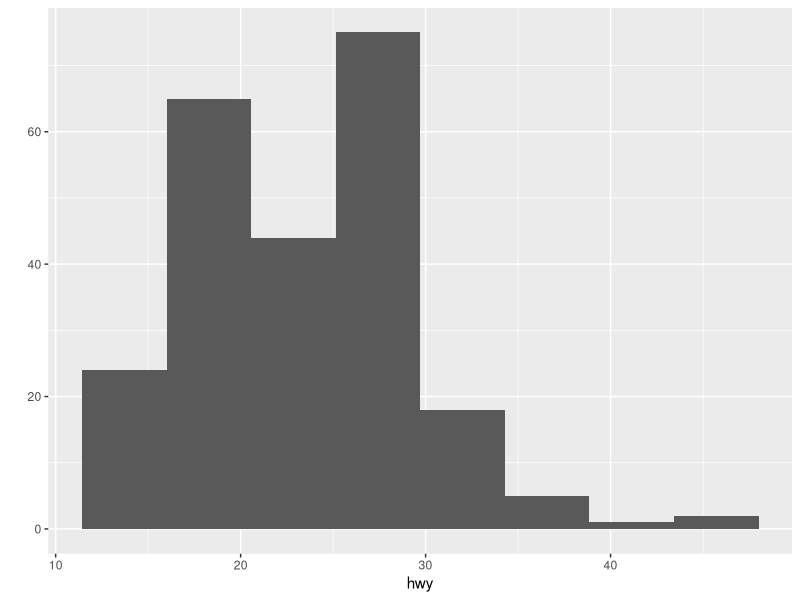
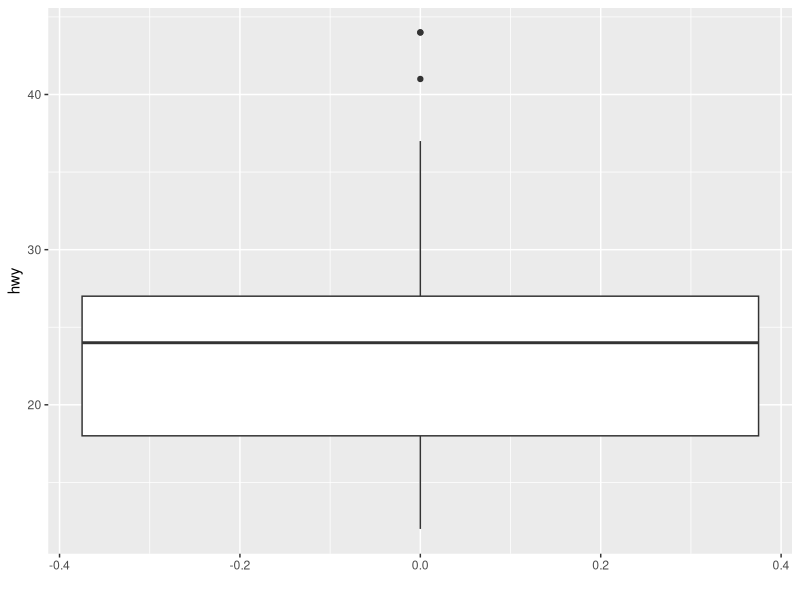
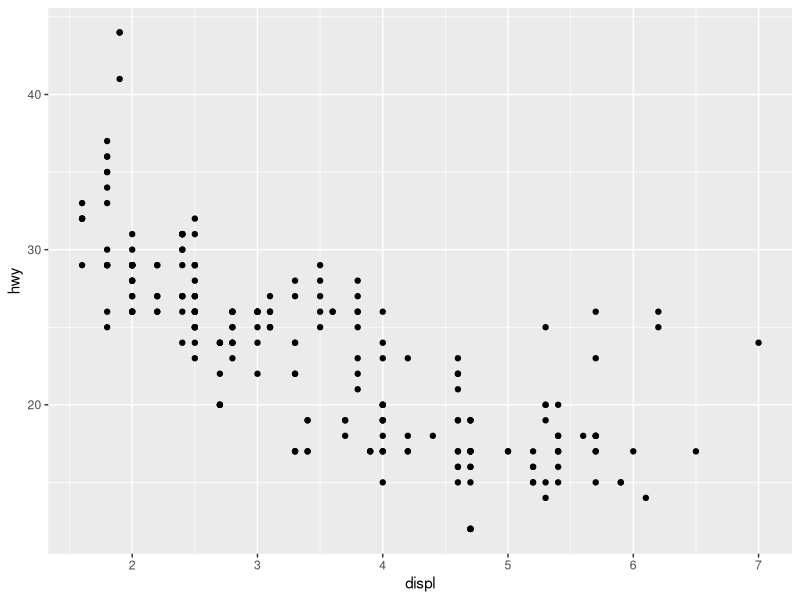
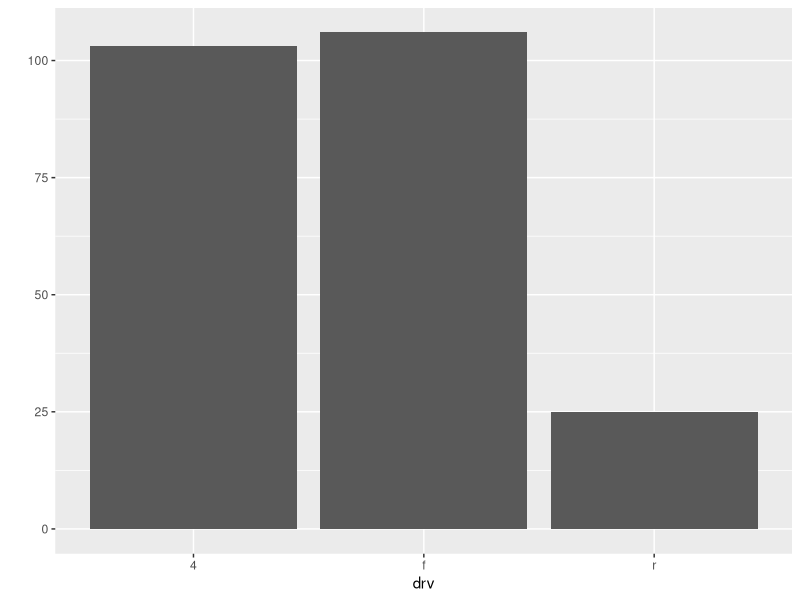
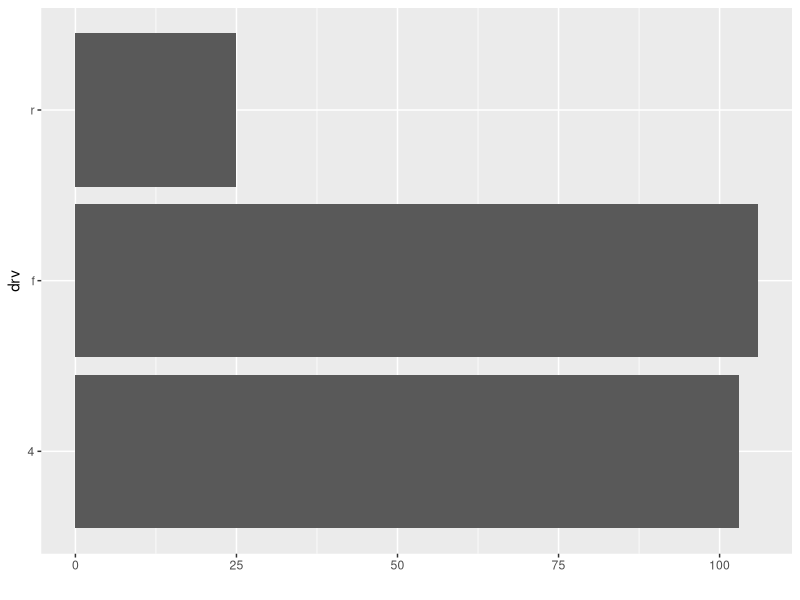
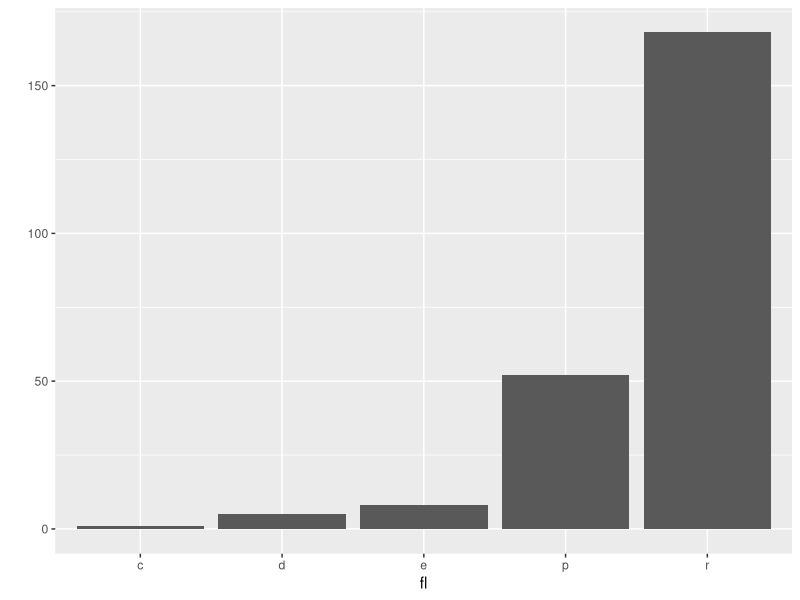
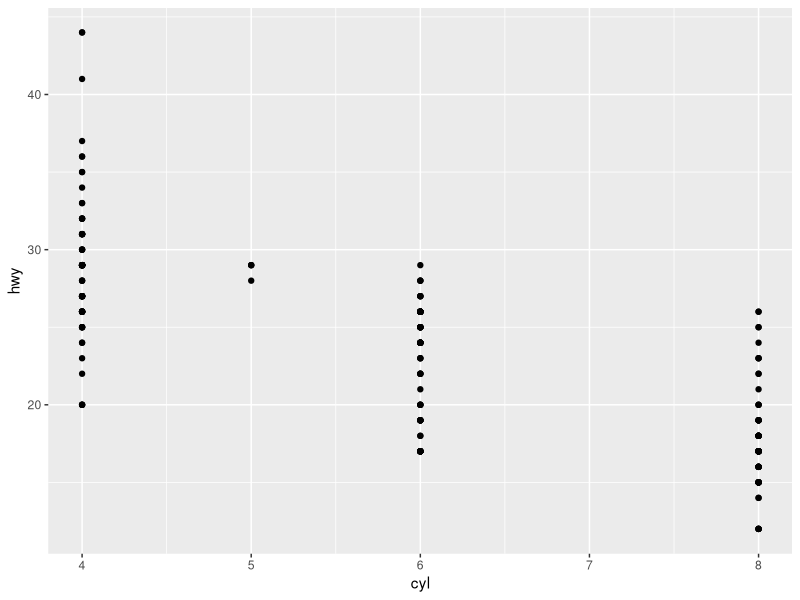
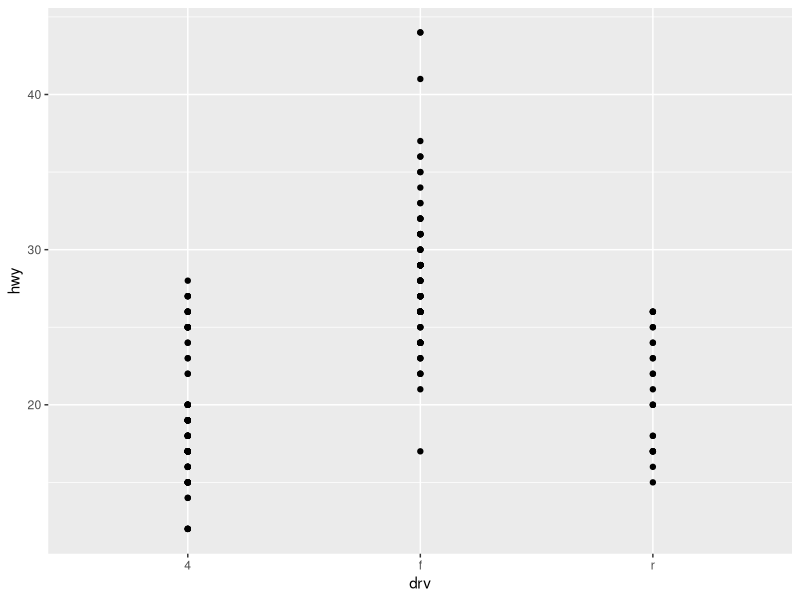

These figures' R source, in order:
# 데이터 프레임 파악하기.

# 필요한 패키지를 메모리에 로딩
library(tidyverse)
search()  # 메모리에 로딩된 패키지 확인

# ggplot2::mpg 예제 데이터 셋이 있음.
# mpg 데이터 프레임의 앞에서 5개 row를 출력
head(mpg, n = 5)
# tibble: 데이터 프레임(data.frame)에 속성들이 추가된 데이터 타입.

tail(mpg, n = 5)

# 기술 통계량(최솟값, 백분위값, 평균, 최댓값, 개수(빈도수))
summary(mpg)

# 데이터 프레임 구조
str(mpg)

# Quick Plot을 사용한 데이터 시각화
# 고속도로 연비의 분포
summary(mpg$hwy)
qplot(x = hwy, data = mpg, bins = 8)  # 히스토그램(histogram)
qplot(y = hwy, data = mpg, geom = 'boxplot')  # box plot(상자그림)

# 고속도로 연비와 배기량의 관계(hwy ~ displ)
# y = ax + b: y ~ x
qplot(x = displ, y = hwy, data = mpg)  # 산점도 그래프(scatter plot)

# 명목형 변수(범주형 변수)의 분포 - 빈도수(개수)
# 구동방식별 자동차 모델 개수
qplot(x = drv, data = mpg)  # 막대 그래프
qplot(y = drv, data = mpg, geom = 'bar')  # 가로 막대 그래프

# 연료 타입별 자동차 모델 개수
qplot(x = fl, data = mpg)

# hwy ~ cyl 그래프
qplot(x = cyl, y = hwy, data = mpg)

# hwy ~ drv 그래프
qplot(x = drv, y = hwy, data = mpg)

# hwy ~ cty 그래프
qplot(x = cty, y = hwy, data = mpg)
